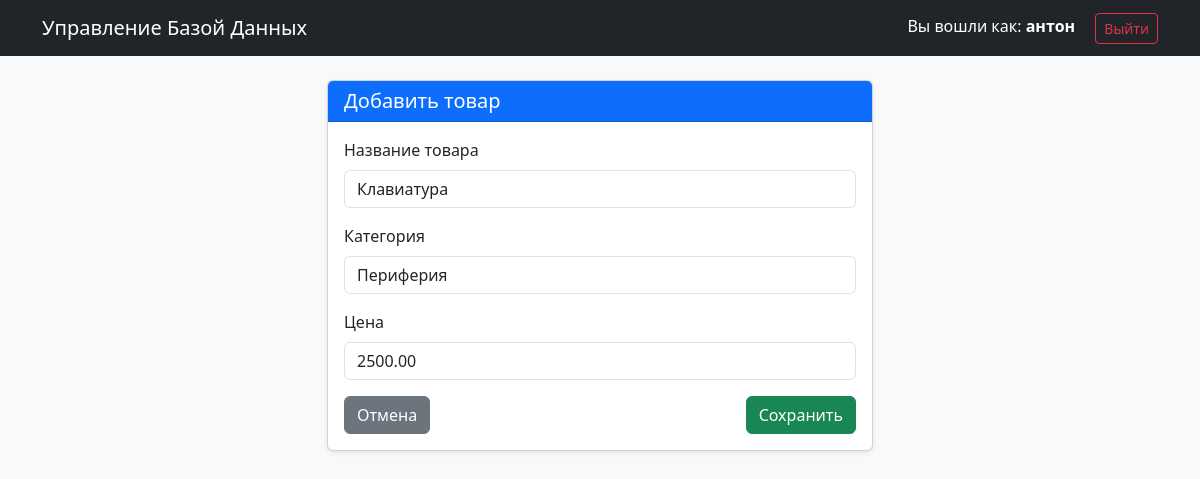
Screenshot of /product/1/edit/ (signed in) with the database file from the repository.
### store/models.py (models this page shows, shortened)
class Product(models.Model):
    title = models.CharField(max_length=100, verbose_name="Название товара")
    category = models.CharField(max_length=50, verbose_name="Категория")
    price = models.DecimalField(max_digits=10, decimal_places=2, verbose_name="Цена")
    class Meta:
        db_table = 'products'

### store/views.py (the view)
# urls.py: path('product/<int:pk>/edit/', views.edit_product, name='edit_product'),
@login_required
def edit_product(value_request, pk):
    product = get_object_or_404(Product, pk=pk)
    if value_request.method == 'POST':
        form = ProductForm(value_request.POST, instance=product)
        if form.is_valid():
            form.save()
            return redirect('dashboard')
    else:
        form = ProductForm(instance=product)
    return render(value_request, 'edit_product.html', {'form': form, 'title': 'Редактировать товар'})

### store/forms.py
class ProductForm(forms.ModelForm):
    class Meta:
        model = Product
        fields = ['title', 'category', 'price']

### store/templates/edit_product.html (shortened to what this page needs)
{% extends 'base.html' %}
{% block content %}
<div class="row justify-content-center">
    <div class="col-md-6">
        <div class="card shadow-sm">
            <div class="card-header bg-primary text-white">
                <h5 class="mb-0">{% if product %}Редактировать товар{% else %}Добавить товар{% endif %}</h5>
            </div>
            <div class="card-body">
                <form method="post">
                    {% for field in form %}
                    <div class="mb-3">
                        <label class="form-label">{{ field.label }}</label>
                        {{ field }}
                    </div>
                    {% endfor %}
                    <div class="d-flex justify-content-between">
                        <a href="{% url 'dashboard' %}" class="btn btn-secondary">Отмена</a>
                        <button type="submit" class="btn btn-success">Сохранить</button>
                    </div>
                </form>
            </div>
        </div>
    </div>
</div>
{% endblock %}

### store/templates/base.html (shortened to what this page needs)
<!DOCTYPE html>
<html lang="ru">
<head>
    <link href="https://cdn.jsdelivr.net/npm/bootstrap@5.3.0/dist/css/bootstrap.min.css" rel="stylesheet">
</head>
<body class="bg-light">
    <nav class="navbar navbar-expand-lg navbar-dark bg-dark mb-4">
        <div class="container">
            <a class="navbar-brand" href="{% url 'dashboard' %}">Управление Базой Данных</a>
            <div class="ms-auto">
                {% if user.is_authenticated %}
                    <span class="navbar-text me-3 text-white">Вы вошли как: <strong>{{ user.username }}</strong></span>
                    <a href="{% url 'logout' %}" class="btn btn-outline-danger btn-sm">Выйти</a>
                {% else %}
                    <a href="{% url 'login' %}" class="btn btn-outline-light btn-sm me-2">Войти</a>
                    <a href="{% url 'register' %}" class="btn btn-warning btn-sm">Регистрация</a>
                {% endif %}
            </div>
        </div>
    </nav>
    <div class="container">
        {% block content %}
        {% endblock %}
    </div>
</body>
</html>

### rows the page displays
Product: form "Клавиатура" "Периферия" "2500.00"

### other values shown
{{ user.username }} "антон"
{{ field.label }} "Название товара" "Категория" "Цена"
